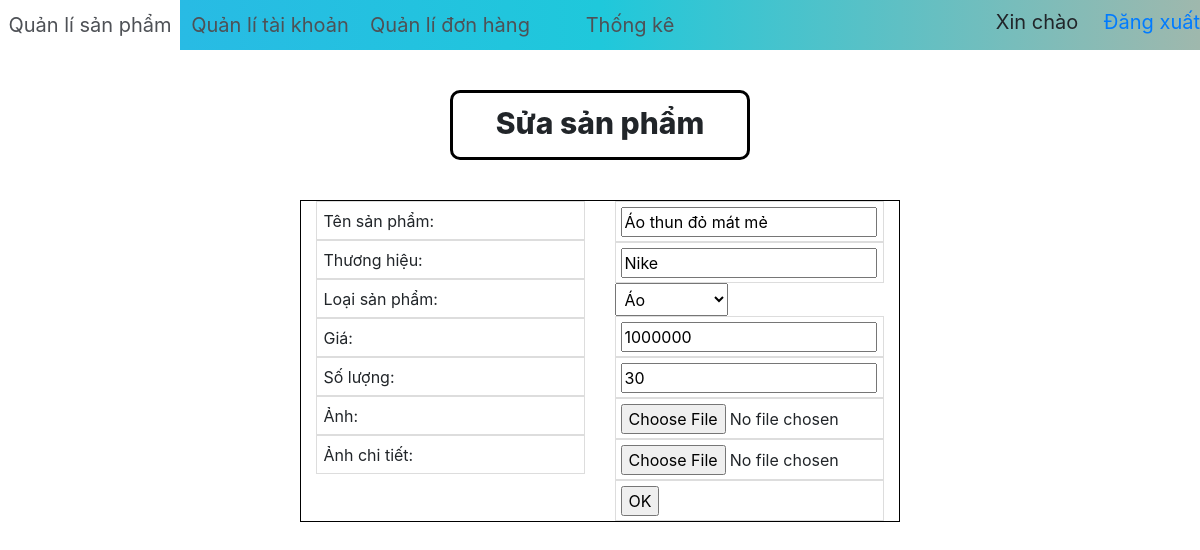
The app's page /wep/admin/sua_sanpham.php?masanpham=44 with its own data.
### tables this page shows
CREATE TABLE `sanpham` (
  `MA` int(11) NOT NULL,
  `TEN_SANPHAM` varchar(50) NOT NULL,
  `THUONGHIEU` varchar(40) NOT NULL,
  `GIA` int(11) NOT NULL,
  `GIA_CU` int(11) NOT NULL,
  `MA_LOAI` varchar(15) NOT NULL,
  `ANH` text NOT NULL,
  `ANH_CHI_TIET` text NOT NULL,
  `SO_LUONG` int(13) NOT NULL
);

### wep/admin/sua_sanpham.php (the view, shortened to what this page needs)
<?php
$ho_ten = (isset($_SESSION['tendangnhap']) == 'true') ? $_SESSION['tendangnhap'] : "";
$ma = (isset($_GET["masanpham"])) ? $_GET["masanpham"] : null;
?>
<!DOCTYPE html>
<html>
<head>
    <link rel="stylesheet" href="https://maxcdn.bootstrapcdn.com/bootstrap/4.0.0/css/bootstrap.min.css">
    <link rel="stylesheet" type="text/css" href="main_style.css">
    <link rel="stylesheet" href="https://use.fontawesome.com/releases/v5.8.1/css/solid.css">
    <link rel="stylesheet" href="https://use.fontawesome.com/releases/v5.8.1/css/fontawesome.css">
</head>
<?php
     $conn = create_connect();
     $sql = "SELECT * FROM sanpham WHERE MA = '".$ma."'";
     $result = $conn->query($sql);
     $sanpham = $result->fetch_assoc();
     ?>
<body>
    <div class="menu_qldh">
        <a href="index.php">Quản lí sản phẩm</a>
        <a href="quanlytaikhoan.php">Quản lí tài khoản</a>
        <a href="quanlydonhang.php">Quản lí đơn hàng</a>
        <a href="thongke.php">Thống kê</a>
        <div style="text-align: right;">Xin chào <?php echo $ho_ten; ?> <a style="text-decoration: none; line-height: 45px;" href="dangxuat.php">&emsp;Đăng xuất</a></div>
    </div>
    <div class="tieude">Sửa sản phẩm</div>
    <div class="container-fluid">
        <div class="row">
            <div class="col-lg-3"></div>
            <div class="col-lg-6 content-sua">
                <form action="xuly_sua.php" method="post" enctype="multipart/form-data">
                    <div class="row">
                    <div class="col-lg-6">
                        <div class="txt_form"><span>Tên sản phẩm:</span><br></div>
                        <div class="txt_form"><span>Thương hiệu:</span><br></div>
                        <div class="txt_form"><span>Loại sản phẩm:</span><br></div>
                        <div class="txt_form"><span>Giá:</span><br></div>
                        <div class="txt_form"><span>Số lượng:</span></div>
                        <div class="txt_form"><span>Ảnh:</span><br></div>
                        <div class="txt_form"><span>Ảnh chi tiết:</span></div>
                    </div>
                <div class="col-lg-6">
                    <div class="input_form"><input type="text" name="tensanpham" value=<?php echo '"'.$sanpham["TEN_SANPHAM"].'"'; ?>></div>
                    <div class="input_form"><input type="text" name="thuonghieu" value=<?php echo '"'.$sanpham["THUONGHIEU"].'"'; ?>></div>
                    <select id="phanloai" name="phanloai">
                        <option id="ao" value="ao">Áo</option>
                    </select>
                    <div class="input_form"><input type="text" name="gia" value=<?php echo '"'.$sanpham["GIA"].'"'; ?>></div>
                    <div class="input_form"><input type="text" name="so_luong" value=<?php echo '"'.$sanpham["SO_LUONG"].'"'; ?>></div>
                    <div class="input_form"><input type="file" name="anh"></div>
                    <div class="input_form"><input type="file" name="anh_chitiet"></div>
                    <div class="input_form"><input type="submit" name="sua" value="OK"></div>
                </div>
                </div>
                </form>
            </div>
        </div>
    </div>
</body>
</html>

### wep/admin/main_style.css (style rules this page uses)
.tieude { width: 280px; margin: 40px auto; font-weight: 800; font-size: 30px; }
.txt_form { padding: 6.5px; border: 1px solid #ddd; }
.input_form { padding: 4.5px; border: 1px solid #ddd; }
.content-sua { border: 1px solid black; }
#phanloai { padding: 4.5px; }

### wep/admin/sua_sanpham.php (style rules this page uses)
div.menu_qldh { font-size: 20px; width: 100%; height: 50px; top: 0; background: linear-gradient(to left, #9fb8ad, #1fc8db, #2cb5e8); }
div.menu_qldh>a { float: left; list-style: none; width: 180px; text-align: center; height: 50px; line-height: 50px; background: none; border: 0; text-decoration: none; color: #4e5156; }
div.tieude { border: 3px solid black; border-radius: 10px; width: 300px; height: 70px; line-height: 60px; text-align: center; font-size: 30px; }

### records on screen
sanpham: tensanpham "Áo thun đỏ mát mẻ", thuonghieu "Nike", gia "1000000", so_luong "30"
